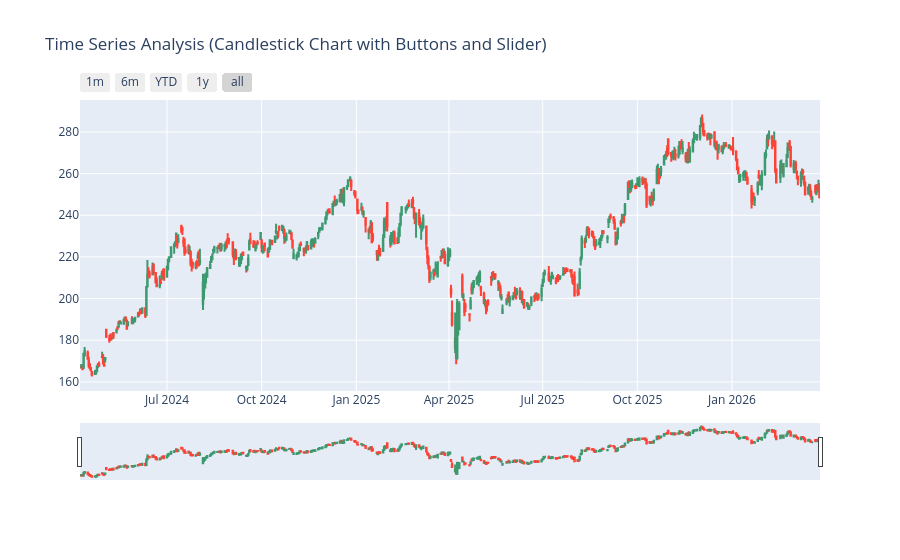

The notebook cell saved with this chart:
### Code cell
figure = go.Figure(data = [go.Candlestick(x = data.index,
                                        open = data["Open"], 
                                        high = data["High"],
                                        low = data["Low"], 
                                        close = data["Close"])])
figure.update_layout(title = "Time Series Analysis (Candlestick Chart with Buttons and Slider)")

figure.update_xaxes(
    rangeslider_visible = True,
    rangeselector = dict(
        buttons = list([
            dict(count = 1, label = "1m", step = "month", stepmode = "backward"),
            dict(count = 6, label = "6m", step = "month", stepmode = "backward"),
            dict(count = 1, label = "YTD", step = "year", stepmode = "todate"),
            dict(count = 1, label = "1y", step = "year", stepmode = "backward"),
            dict(step = "all")
        ])
    )
)
figure.show()

### Figure 1 — Plotly figure (JSON) as saved in the notebook; plotly's stock layout.template omitted (floating-point values rounded to 4 significant figures; data arrays with more than 128 entries replaced by an {"elided": "..."} marker saying what was removed)
{"data": [{"close": {"elided": "495 float values"}, "high": {"elided": "495 float values"}, "low": {"elided": "495 float values"}, "open": {"elided": "495 float values"}, "type": "candlestick", "x": {"elided": "495 str values"}}], "layout": {"autosize": true, "title": {"text": "Time Series Analysis (Candlestick Chart with Buttons and Slider)"}, "xaxis": {"autorange": true, "range": ["2024-04-07 12:00", "2026-03-27 12:00"], "rangeselector": {"buttons": [{"count": 1, "label": "1m", "step": "month", "stepmode": "backward"}, {"count": 6, "label": "6m", "step": "month", "stepmode": "backward"}, {"count": 1, "label": "YTD", "step": "year", "stepmode": "todate"}, {"count": 1, "label": "1y", "step": "year", "stepmode": "backward"}, {"step": "all"}]}, "rangeslider": {"autorange": true, "range": ["2024-04-07 12:00", "2026-03-27 12:00"], "visible": true, "yaxis": {"_template": null, "rangemode": "match"}}, "type": "date"}, "yaxis": {"autorange": true, "range": [155.6, 295.3]}}}
